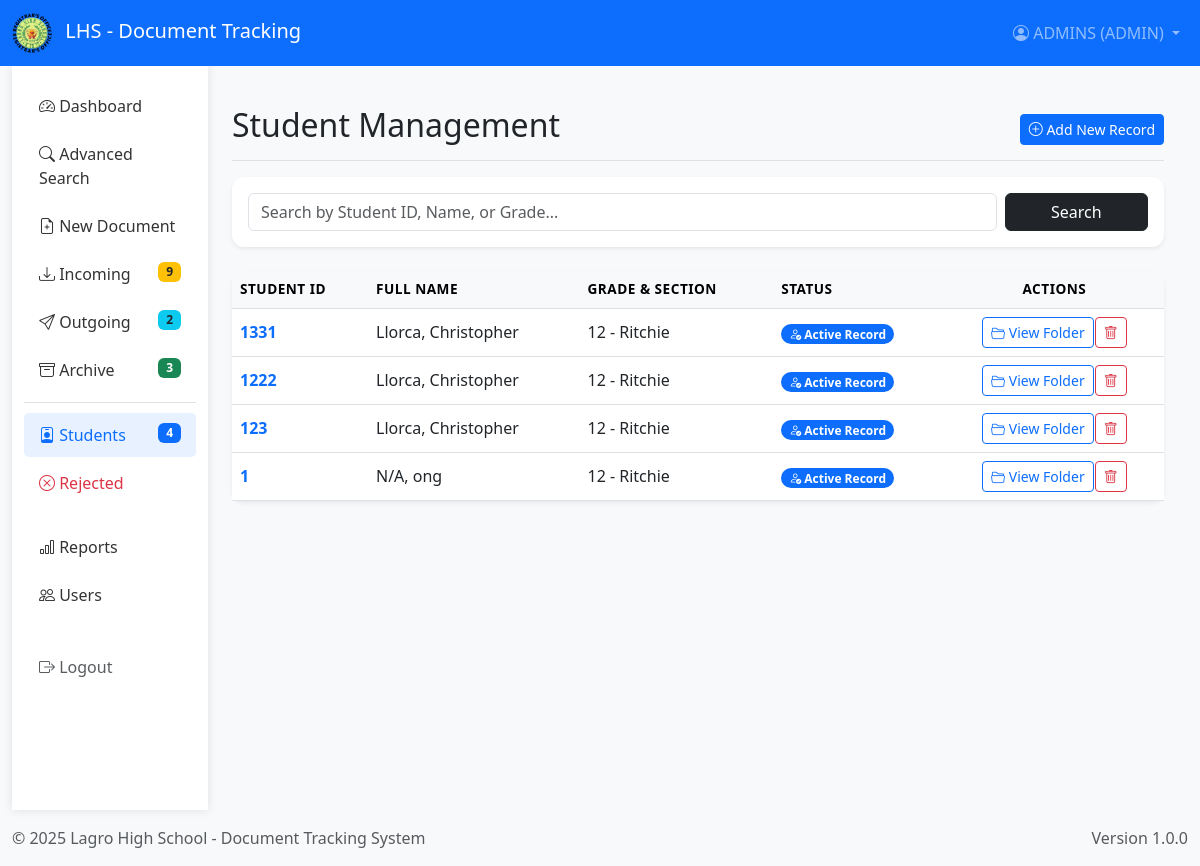
/Source/Students.php (signed in), run on the app's committed database.
### tables this page shows
CREATE TABLE `students` (
  `student_id` varchar(50) NOT NULL,
  `firstname` varchar(50) NOT NULL,
  `lastname` varchar(50) NOT NULL,
  `middle_initial` varchar(5) NOT NULL,
  `age` int(11) NOT NULL,
  `date_created` datetime DEFAULT current_timestamp()
);

### Source/Students.php (the view, shortened to what this page needs)
<?php
include 'header.php';
$search = "";
?>
<div class="container-fluid">
    <div class="row">
        <?php include 'sidebar.php'; ?>
        <main class="col-md-9 ms-sm-auto col-lg-10 px-md-4 py-4">
            <div class="d-flex justify-content-between flex-wrap flex-md-nowrap align-items-center pt-3 pb-2 mb-3 border-bottom">
                <h1 class="h2">Student Management</h1>
                <div class="btn-toolbar mb-2 mb-md-0">
                    <a href="NewDocument.php" class="btn btn-sm btn-primary">
                        <i class="bi bi-plus-circle"></i> Add New Record
                    </a>
                </div>
            </div>
            <div class="card border-0 shadow-sm mb-4">
                <div class="card-body">
                    <form method="GET" action="Students.php" class="row g-2">
                        <div class="col-md-10">
                            <input type="text" name="search" class="form-control" placeholder="Search by Student ID, Name, or Grade..." value="<?php echo htmlspecialchars($search); ?>">
                        </div>
                        <div class="col-md-2">
                            <button type="submit" class="btn btn-dark w-100">Search</button>
                        </div>
                    </form>
                </div>
            </div>
            <div class="card border-0 shadow-sm">
                <div class="table-responsive">
                    <table class="table table-hover align-middle mb-0">
                        <thead class="table-light">
                            <tr>
                                <th>Student ID</th>
                                <th>Full Name</th>
                                <th>Grade & Section</th>
                                <th>Status</th> <th class="text-center">Actions</th>
                            </tr>
                        </thead>
                        <tbody>
                            <?php
                            $query = "SELECT s.*, d.grade_section
                                      FROM students s
                                      LEFT JOIN (
                                          SELECT student_id, grade_section
                                          FROM documents
                                          WHERE id IN (SELECT MAX(id) FROM documents GROUP BY student_id)
                                      ) d ON s.student_id = d.student_id";
                            $query .= " ORDER BY s.lastname ASC";
                            $result = $conn->query($query);
                            if ($result->num_rows > 0):
                                while ($row = $result->fetch_assoc()):
                            ?>
                                <tr>
                                    <td class="fw-bold text-primary"><?php echo $row['student_id']; ?></td>
                                    <td><?php echo $row['lastname'] . ", " . $row['firstname']; ?></td>
                                    <td><?php echo !empty($row['grade_section']) ? htmlspecialchars($row['grade_section']) : '<span class="text-muted">Not Set</span>'; ?></td>
                                    <td><span class="badge rounded-pill bg-primary"><i class="bi bi-person-check"></i> Active Record</span></td>
                                    <td class="text-center">
                                        <div class="btn-group">
                                            <a href="StudentProfile.php?id=<?php echo $row['student_id']; ?>" class="btn btn-sm btn-outline-primary">
                                                <i class="bi bi-folder2-open"></i> View Folder
                                            </a>
                                            <a href="delete_student.php?id=<?php echo $row['student_id']; ?>"
                                               class="btn btn-sm btn-outline-danger"
                                               onclick="return confirm('WARNING: Deleting this student will permanently remove ALL their uploaded documents. Continue?')">
                                                <i class="bi bi-trash"></i>
                                            </a>
                                        </div>
                                    </td>
                                </tr>
                            <?php endwhile; else: ?>
                                <tr>
                                    <td colspan="5" class="text-center py-4 text-muted">No student records found.</td>
                                </tr>
                            <?php endif; ?>
                        </tbody>
                    </table>
                </div>
            </div>
        </main>
    </div>
</div>
<?php include 'footer.php'; ?>

### Source/header.php (style rules this page uses)
:root { --primary-color: #0056b3; --secondary-color: #e9ecef; }
body { background-color: #f8f9fa; }

### Source/sidebar.php (style rules this page uses)
.badge { font-size: 0.75rem; padding: 4px 8px; }

### Source/Students.php (style rules this page uses)
.table thead th { font-size: 0.85rem; text-transform: uppercase; letter-spacing: 0.5px; font-weight: 700; }
.card { border-radius: 12px; }
.btn-group .btn { margin: 0 2px; border-radius: 4px !important; }

### data on the page
students: student_id "1331", lastname "Llorca", firstname "Christopher", grade_section "12 - Ritchie"
students: student_id "1222", lastname "Llorca", firstname "Christopher", grade_section "12 - Ritchie"
students: student_id "123", lastname "Llorca", firstname "Christopher", grade_section "12 - Ritchie"
students: student_id "1", lastname "N/A", firstname "ong", grade_section "12 - Ritchie"

### other printed values
$_SESSION['username'] "ADMINS"
$_SESSION['role'] "ADMIN"
$pendingCount "9"
$outgoingCount "2"
$approvedCount "3"
$studentCount "4"
